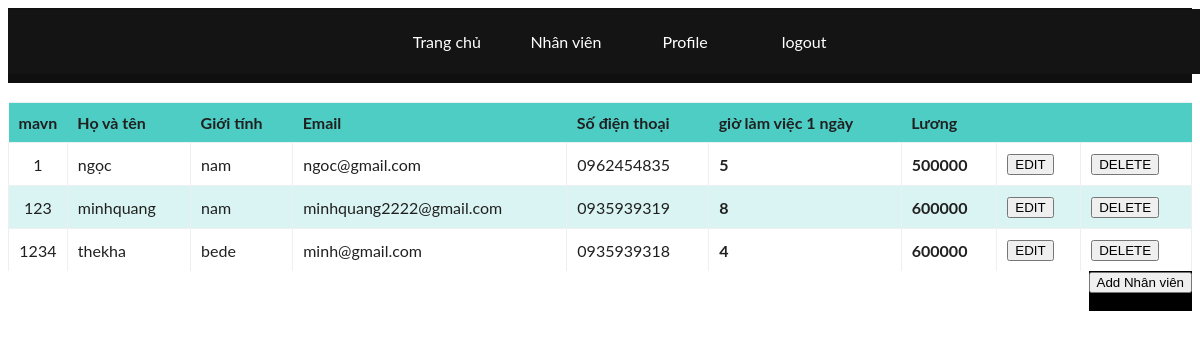
Page /nhanvien.php on the committed database.
### tables this page shows
CREATE TABLE `nhanvien` (
  `manv` varchar(10) NOT NULL,
  `hoten` varchar(50) NOT NULL,
  `gioitinh` varchar(10) NOT NULL,
  `email` varchar(50) NOT NULL,
  `sdt` varchar(11) NOT NULL,
  `giolammotngay` varchar(50) NOT NULL,
  `luong` varchar(100) NOT NULL,
  PRIMARY KEY (`manv`)
);

### nhanvien.php (the view, shortened to what this page needs)
<!DOCTYPE html>
<html lang="en">
<head>
    <link rel="stylesheet" href="css/nv.css">
</head>
<body>
    <div class="menu">
        <ul>
            <div class="menu-right">
              <li><a href="">Trang chủ</a></li>
              <li><a href="nhanvien.php">Nhân viên</a></li>
              <li><a href="profile.php">Profile</a></li>
              <li><a href="logout.php">logout</a></li>
            </div>
        </ul>
    </div>
    <table>
        <thead>
        <tr class="table-headers">
          <th>mavn</th>
          <th>Họ và tên</th>
          <th>Giới tính</th>
          <th>Email</th>
          <th>Số điện thoại</th>
          <th>giờ làm việc 1 ngày</th>
          <th>Lương</th>
          <th></th>
          <th></th>
        </tr>
        </thead>
        <tbody>
            <?php
                require_once("connect.php");
                try{
                    foreach($conn->query("SELECT * FROM nhanvien ORDER BY manv ASC ") as $row) {
                        echo "<tr>
                               <td style='width:20pt; text-align: center' scope='row'>" .$row['manv'] . "</td>
                                <td>" . $row['hoten'] . "</td>
                                <td>" .$row['gioitinh'] . "</td>
                                <td>" .$row['email'] ."</td>
                                <td>" .$row['sdt'] ."</td>
                                <td style='text-align: left; font-weight:bold'>" . $row['giolammotngay'] . "</td>
                                <td style='text-align: left; font-weight:bold'>" . $row['luong'] .  "</td>
                                <td> <a href='edit.php?manv=".$row["manv"]."'> <button class='btn btn-danger'>EDIT</button> </a></td>
                                <td> <a href='delete.php?manv=".$row["manv"]."'> <button class='btn btn-danger'>DELETE</button> </a></td>
                            </tr>";
                        }
                    }
                        catch (PDOException $e) {
                        print "Error!: " . $e->getMessage() . "<br/>";
                       }
            ?>
            </tbody>
      </table>
        <div  style="float:right; background-color:black; color:wheat; margin-right:auto; width:auto; height:40px; text-decoration: none; ">
          <a style="text-decoration: none;"  href="them.php"><button> Add Nhân viên</button></a>
	    </div>
</body>
</html>

### connect.php (shortened to what this page needs)
<?php
echo "<br />";

### css/nv.css (style rules this page uses)
* { -webkit-box-sizing: border-box; box-sizing: border-box; }
body { font-family: 'Lato', sans-serif; color: #202020; }
.menu { height: 75px; background:rgb(15, 15, 15); width: 100%; }
.menu ul { position: absolute; background:rgb(20, 20, 20); list-style-type: none; text-align: center; margin-top: 1px; width: 100%; }
.menu li { margin: 0% 0%; color: #f1f1f1; display: inline-block; width: 120px; height: 65px; line-height: 40px; margin-left: -5px; list-style: none; }
.menu a { text-decoration: none; color: #fff; display: block; transition: 0.3s; line-height: 65px; }
table { width: 100%; border-collapse: collapse; text-align: left; overflow: hidden; }
table td, table th { border-top: 1px solid #ECF0F1; padding: 10px; }
table td { border-left: 1px solid #ECF0F1; border-right: 1px solid #ECF0F1; }
table th { background-color: #4ECDC4; }
table tr:nth-of-type(even) td { background-color: #d9f4f2; }

### rows in the picture
nhanvien: manv "1", hoten "ngọc", gioitinh "nam", email "ngoc@gmail.com", sdt "0962454835", giolammotngay "5", luong "500000"
nhanvien: manv "123", hoten "minhquang", gioitinh "nam", email "minhquang2222@gmail.com", sdt "0935939319", giolammotngay "8", luong "600000"
nhanvien: manv "1234", hoten "thekha", gioitinh "bede", email "minh@gmail.com", sdt "0935939318", giolammotngay "4", luong "600000"
